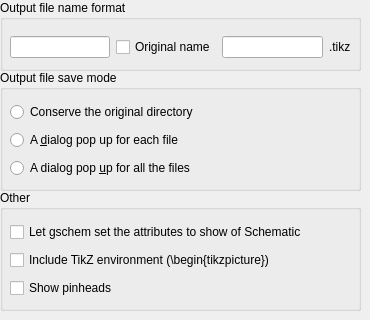
   <widget class="QWidget" name="tab_Tab_in_MainTab_is_General">
    <attribute name="title">
     <string>General</string>
    </attribute>
    <widget class="QGroupBox" name="widget_GroupBox_in_MainTab_General_is_OutputFileNameFormatBox">
     <property name="geometry">
      <rect>
       <x>0</x>
       <y>0</y>
       <width>361</width>
       <height>71</height>
      </rect>
     </property>
     <property name="minimumSize">
      <size>
       <width>361</width>
       <height>71</height>
      </size>
     </property>
     <property name="maximumSize">
      <size>
       <width>360</width>
       <height>71</height>
      </size>
     </property>
     <property name="title">
      <string>Output file name format</string>
     </property>
     <widget class="QWidget" name="gridLayoutWidget">
      <property name="geometry">
       <rect>
        <x>10</x>
        <y>30</y>
        <width>341</width>
        <height>34</height>
       </rect>
      </property>
      <layout class="QGridLayout" name="widget_GridLayout_in_MainTab_General_OutputFileNameFormatBox_is_Layout">
       <item row="0" column="3">
        <widget class="QLabel" name="widget_LineEdit_in_MainTab_General_OutputFileNameFormatBox_Layout_is_Extension">
         <property name="text">
          <string>.tikz</string>
         </property>
        </widget>
       </item>
       <item row="0" column="0">
        <widget class="QLineEdit" name="widget_LineEdit_in_MainTab_General_OutputFileNameFormatBox_Layout_is_strPrefix"/>
       </item>
       <item row="0" column="1">
        <widget class="QCheckBox" name="widget_CheckBox_in_MainTab_General_OutputFileNameFormatBox_Layout_is_boolOriginalName">
         <property name="text">
          <string>Original name</string>
         </property>
        </widget>
       </item>
       <item row="0" column="2">
        <widget class="QLineEdit" name="widget_LineEdit_in_MainTab_General_OutputFileNameFormatBox_Layout_is_strSuffix"/>
       </item>
      </layout>
     </widget>
    </widget>
    <widget class="QGroupBox" name="widget_GroupBox_in_MainTab_General_is_OutputFileSaveModeBox">
     <property name="geometry">
      <rect>
       <x>0</x>
       <y>70</y>
       <width>361</width>
       <height>121</height>
      </rect>
     </property>
     <property name="minimumSize">
      <size>
       <width>361</width>
       <height>121</height>
      </size>
     </property>
     <property name="maximumSize">
      <size>
       <width>361</width>
       <height>121</height>
      </size>
     </property>
     <property name="title">
      <string>Output file save mode</string>
     </property>
     <widget class="QWidget" name="verticalLayoutWidget_4">
      <property name="geometry">
       <rect>
        <x>10</x>
        <y>30</y>
        <width>341</width>
        <height>80</height>
       </rect>
      </property>
      <layout class="QVBoxLayout" name="widget_VerticalLayout_in_MainTab_General_OutputFileSaveModeBox_is_Layout">
       <item>
        <widget class="QRadioButton" name="widget_VerticalLayout_in_MainTab_General_OutputFileSaveModeBox_Layout_is_boolSaveOriginalDirectory">
         <property name="text">
          <string>Conserve the original directory</string>
         </property>
        </widget>
       </item>
       <item>
        <widget class="QRadioButton" name="widget_VerticalLayout_in_MainTab_General_OutputFileSaveModeBox_is_Layout_is_boolSaveIndividualFile">
         <property name="text">
          <string>A &amp;dialog pop up for each file</string>
         </property>
        </widget>
       </item>
       <item>
        <widget class="QRadioButton" name="widget_VerticalLayout_in_MainTab_General_OutputFileSaveModeBox_is_Layout_is_boolSaveAllFilesSameDirectory">
         <property name="text">
          <string>A dialog pop &amp;up for all the files</string>
         </property>
        </widget>
       </item>
      </layout>
     </widget>
    </widget>
    <widget class="QGroupBox" name="widget_GroupBox_in_MainTab_General_is_OtherBox">
     <property name="geometry">
      <rect>
       <x>0</x>
       <y>190</y>
       <width>361</width>
       <height>121</height>
      </rect>
     </property>
     <property name="minimumSize">
      <size>
       <width>361</width>
       <height>71</height>
      </size>
     </property>
     <property name="maximumSize">
      <size>
       <width>361</width>
       <height>121</height>
      </size>
     </property>
     <property name="title">
      <string>Other</string>
     </property>
     <widget class="QWidget" name="verticalLayoutWidget_13">
      <property name="geometry">
       <rect>
        <x>10</x>
        <y>30</y>
        <width>341</width>
        <height>80</height>
       </rect>
      </property>
      <layout class="QVBoxLayout" name="widget_VerticalLayout_in_MainTab_General_OtherBox_is_Layout">
       <item>
        <widget class="QCheckBox" name="widget_CheckBox_in_MainTab_General_OutputFileNameFormat_Layout_is_boolLetGschemSetAttributesToShow">
         <property name="text">
          <string>Let gschem set the attributes to show of Schematic</string>
         </property>
        </widget>
       </item>
       <item>
        <widget class="QCheckBox" name="widget_CheckBox_in_MainTab_General_OutputFileNameFormat_Layout_is_boolIncludeTikZEnvironment">
         <property name="text">
          <string>Include TikZ environment (\begin{tikzpicture})</string>
         </property>
        </widget>
       </item>
       <item>
        <widget class="QCheckBox" name="widget_CheckBox_in_MainTab_General_OutputFileNameFormat_Layout_is_boolShowPinHead">
         <property name="text">
          <string>Show pinheads</string>
         </property>
        </widget>
       </item>
      </layout>
     </widget>
    </widget>
   </widget>
